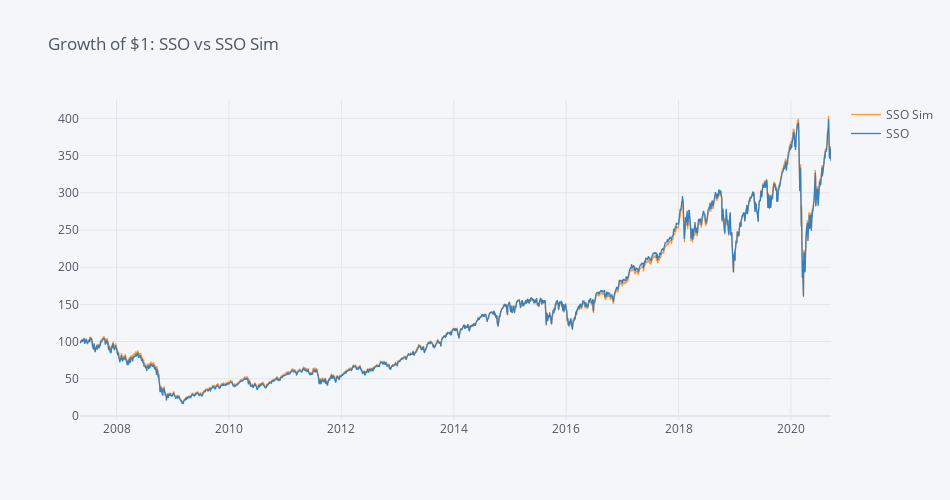

The notebook cell saved with this chart:
### Code cell
start='2007-05-05'

SSO = web.DataReader("SSO", "yahoo", start, end)["Adj Close"]
SSO_returns = returns(SSO).rename("SSO")

vfinx = web.DataReader("VFINX", "yahoo", start, end)["Adj Close"]
SSO_sim = sim_leverage(vfinx, leverage=2, expense_ratio=0.01).rename("SSO Sim")
SSO_VFINX = (pa.merge_time_series(pd.DataFrame(SSO_sim), pd.DataFrame(SSO_returns)) * 100).dropna()
SSO_VFINX.iplot(title="Growth of $1: SSO vs SSO Sim", dimensions=pa.dimensions)
print("CAGRs")
print(f"SSO: {cagr(SSO_VFINX['SSO']):.2f}%")
print(f"SSO Sim: {cagr(SSO_VFINX['SSO Sim']):.2f}%")

### Figure 1 — Plotly figure (JSON) as saved in the notebook; plotly's stock layout.template omitted (floating-point values rounded to 4 significant figures; data arrays with more than 128 entries replaced by an {"elided": "..."} marker saying what was removed)
{"data": [{"line": {"color": "rgba(255, 153, 51, 1.0)", "dash": "solid", "shape": "linear", "width": 1.3}, "mode": "lines", "name": "SSO Sim", "text": "", "type": "scatter", "x": {"elided": "3367 str values"}, "y": {"elided": "3367 float values"}}, {"line": {"color": "rgba(55, 128, 191, 1.0)", "dash": "solid", "shape": "linear", "width": 1.3}, "mode": "lines", "name": "SSO", "text": "", "type": "scatter", "x": {"elided": "3367 str values"}, "y": {"elided": "3367 float values"}}], "layout": {"height": 500, "legend": {"bgcolor": "#F5F6F9", "font": {"color": "#4D5663"}}, "paper_bgcolor": "#F5F6F9", "plot_bgcolor": "#F5F6F9", "title": {"font": {"color": "#4D5663"}, "text": "Growth of $1: SSO vs SSO Sim"}, "width": 950, "xaxis": {"autorange": true, "gridcolor": "#E1E5ED", "range": ["2007-05-08", "2020-09-18"], "showgrid": true, "tickfont": {"color": "#4D5663"}, "title": {"font": {"color": "#4D5663"}, "text": ""}, "type": "date", "zerolinecolor": "#E1E5ED"}, "yaxis": {"autorange": true, "gridcolor": "#E1E5ED", "range": [-5.381, 424.7], "showgrid": true, "tickfont": {"color": "#4D5663"}, "title": {"font": {"color": "#4D5663"}, "text": ""}, "type": "linear", "zerolinecolor": "#E1E5ED"}}}
